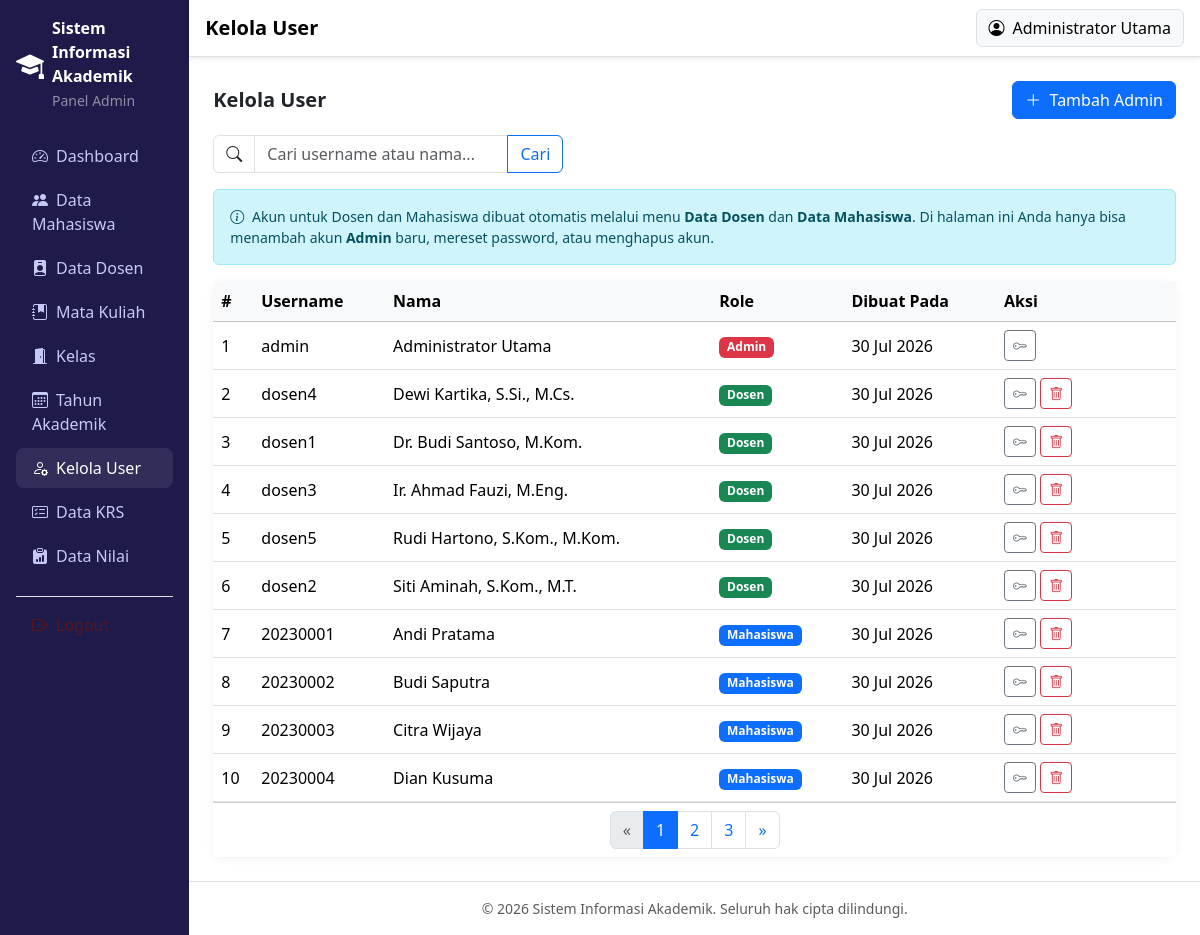
Page /admin/user.php (signed in) on the committed database.
### tables this page shows
CREATE TABLE `users` (
  `id` INT UNSIGNED AUTO_INCREMENT PRIMARY KEY,
  `username` VARCHAR(50) NOT NULL UNIQUE,
  `password` VARCHAR(255) NOT NULL,
  `role` ENUM('admin', 'dosen', 'mahasiswa') NOT NULL,
  `created_at` TIMESTAMP DEFAULT CURRENT_TIMESTAMP,
  `updated_at` TIMESTAMP DEFAULT CURRENT_TIMESTAMP ON UPDATE CURRENT_TIMESTAMP
);

### admin/user.php (the view, shortened to what this page needs)
<?php
require_once __DIR__ . '/../includes/functions.php';
$db = Database::getConnection();
$keyword = cleanInput($_GET['q'] ?? '');
$perHalaman = 10;
$halaman = max(1, (int) ($_GET['page'] ?? 1));
$offset = ($halaman - 1) * $perHalaman;
$whereClause = '';
$params = [];
$sqlCount = "
    SELECT COUNT(*) AS total
    FROM users u
    LEFT JOIN admin a ON a.user_id = u.id
    LEFT JOIN dosen d ON d.user_id = u.id
    LEFT JOIN mahasiswa m ON m.user_id = u.id
" . $whereClause;
$stmtCount = $db->prepare($sqlCount);
$stmtCount->execute($params);
$totalData = (int) $stmtCount->fetch()['total'];
$totalHalaman = (int) ceil($totalData / $perHalaman);
$sql = "
    SELECT u.id, u.username, u.role, u.created_at,
           COALESCE(a.nama, d.nama, m.nama) AS nama
    FROM users u
    LEFT JOIN admin a ON a.user_id = u.id
    LEFT JOIN dosen d ON d.user_id = u.id
    LEFT JOIN mahasiswa m ON m.user_id = u.id
" . $whereClause . " ORDER BY FIELD(u.role, 'admin', 'dosen', 'mahasiswa'), nama ASC LIMIT :limit OFFSET :offset";
$stmt = $db->prepare($sql);
$stmt->bindValue(':limit', $perHalaman, PDO::PARAM_INT);
$stmt->bindValue(':offset', $offset, PDO::PARAM_INT);
$stmt->execute();
$daftarUser = $stmt->fetchAll();
require_once __DIR__ . '/../includes/header.php';
?>
<div class="d-flex justify-content-between align-items-center mb-3 flex-wrap gap-2">
    <h5 class="fw-bold mb-0">Kelola User</h5>
    <button type="button" class="btn btn-primary" data-bs-toggle="modal" data-bs-target="#modalUser">
        <i class="bi bi-plus-lg me-1"></i> Tambah Admin
    </button>
</div>
<form action="" method="GET" class="mb-3">
    <div class="input-group" style="max-width: 350px;">
        <span class="input-group-text bg-white"><i class="bi bi-search"></i></span>
        <input type="text" name="q" class="form-control" placeholder="Cari username atau nama..." value="<?= htmlspecialchars($keyword) ?>">
        <button type="submit" class="btn btn-outline-primary">Cari</button>
    </div>
</form>
<div class="alert alert-info small">
    <i class="bi bi-info-circle me-1"></i>
    Akun untuk Dosen dan Mahasiswa dibuat otomatis melalui menu <strong>Data Dosen</strong> dan <strong>Data Mahasiswa</strong>.
    Di halaman ini Anda hanya bisa menambah akun <strong>Admin</strong> baru, mereset password, atau menghapus akun.
</div>
<div class="card card-stat">
    <div class="card-body p-0">
        <div class="table-responsive">
            <table class="table table-hover align-middle mb-0">
                <thead class="table-light">
                    <tr>
                        <th style="width: 40px;">#</th>
                        <th>Username</th>
                        <th>Nama</th>
                        <th>Role</th>
                        <th>Dibuat Pada</th>
                        <th style="width: 180px;">Aksi</th>
                    </tr>
                </thead>
                <tbody>
                    <?php foreach ($daftarUser as $i => $u): ?>
                        <tr>
                            <td><?= $offset + $i + 1 ?></td>
                            <td><?= htmlspecialchars($u['username']) ?></td>
                            <td><?= htmlspecialchars($u['nama'] ?? '-') ?></td>
                            <td>
                                <?php
                                $badgeClass = match ($u['role']) {
                                    'admin' => 'bg-danger',
                                    'dosen' => 'bg-success',
                                    'mahasiswa' => 'bg-primary',
                                    default => 'bg-secondary',
                                };
                                ?>
                                <span class="badge <?= $badgeClass ?>"><?= htmlspecialchars(ucfirst($u['role'])) ?></span>
                            </td>
                            <td><?= htmlspecialchars(date('d M Y', strtotime($u['created_at']))) ?></td>
                            <td>
                                <form action="<?= BASE_URL ?>admin/user_proses.php" method="POST" class="d-inline" onsubmit="return confirm('Reset password akun ini ke password123?');">
                                    <button type="submit" class="btn btn-sm btn-outline-secondary" title="Reset Password">
                                        <i class="bi bi-key"></i>
                                    </button>
                                </form>
                                <?php if (!($u['role'] === 'admin' && (int) $u['id'] === (int) $_SESSION['user_id'])): ?>
                                <form action="<?= BASE_URL ?>admin/user_proses.php" method="POST" class="d-inline" onsubmit="return confirm('Yakin ingin menghapus akun \'<?= htmlspecialchars(addslashes($u['username'])) ?>\'?');">
                                    <button type="submit" class="btn btn-sm btn-outline-danger" title="Hapus">
                                        <i class="bi bi-trash"></i>
                                    </button>
                                </form>
                                <?php endif; ?>
                            </td>
                        </tr>
                    <?php endforeach; ?>
                </tbody>
            </table>
        </div>
    </div>
    <?php if ($totalHalaman > 1): ?>
    <div class="card-footer bg-white">
        <?= renderPagination($halaman, $totalHalaman, 'admin/user.php', $keyword !== '' ? ['q' => $keyword] : []) ?>
    </div>
    <?php endif; ?>
</div>
<?php require_once __DIR__ . '/../includes/footer.php'; ?>

### assets/css/style.css (style rules this page uses)
:root { --sia-primary: #4f46e5; --sia-primary-dark: #3730a3; --sia-bg-soft: #f4f5fb; }
body { font-family: 'Segoe UI', Roboto, Arial, sans-serif; }
.card-stat { border: none; border-radius: 12px; box-shadow: 0 2px 10px rgba(0, 0, 0, 0.06); }

### rows in the picture
users: i "1", username "admin", nama "Administrator Utama", role "Admin", created_at "30 Jul 2026"
users: i "2", username "dosen4", nama "Dewi Kartika, S.Si., M.Cs.", role "Dosen", created_at "30 Jul 2026"
users: i "3", username "dosen1", nama "Dr. Budi Santoso, M.Kom.", role "Dosen", created_at "30 Jul 2026"
users: i "4", username "dosen3", nama "Ir. Ahmad Fauzi, M.Eng.", role "Dosen", created_at "30 Jul 2026"
users: i "5", username "dosen5", nama "Rudi Hartono, S.Kom., M.Kom.", role "Dosen", created_at "30 Jul 2026"
users: i "6", username "dosen2", nama "Siti Aminah, S.Kom., M.T.", role "Dosen", created_at "30 Jul 2026"
users: i "7", username "20230001", nama "Andi Pratama", role "Mahasiswa", created_at "30 Jul 2026"
users: i "8", username "20230002", nama "Budi Saputra", role "Mahasiswa", created_at "30 Jul 2026"
users: i "9", username "20230003", nama "Citra Wijaya", role "Mahasiswa", created_at "30 Jul 2026"
users: i "10", username "20230004", nama "Dian Kusuma", role "Mahasiswa", created_at "30 Jul 2026"

### other values in the picture
APP_NAME "Sistem Informasi Akademik"
$role "Admin"
$pageTitle "Kelola User"
currentUserName() "Administrator Utama"
